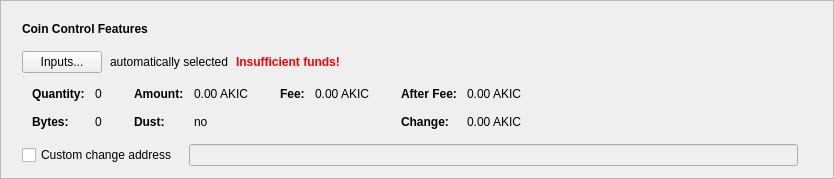
      <widget class="QFrame" name="frameCoinControl">
       <property name="sizePolicy">
        <sizepolicy hsizetype="Expanding" vsizetype="Fixed">
         <horstretch>0</horstretch>
         <verstretch>0</verstretch>
        </sizepolicy>
       </property>
       <property name="frameShape">
        <enum>QFrame::StyledPanel</enum>
       </property>
       <property name="frameShadow">
        <enum>QFrame::Raised</enum>
       </property>
       <layout class="QVBoxLayout" name="verticalLayout_2">
        <item>
         <layout class="QVBoxLayout" name="verticalLayoutCoinControl" stretch="0,0,0,0,0">
          <property name="spacing">
           <number>0</number>
          </property>
          <property name="sizeConstraint">
           <enum>QLayout::SetDefaultConstraint</enum>
          </property>
          <property name="leftMargin">
           <number>10</number>
          </property>
          <property name="topMargin">
           <number>10</number>
          </property>
          <item>
           <layout class="QHBoxLayout" name="horizontalLayoutCoinControl1">
            <property name="bottomMargin">
             <number>15</number>
            </property>
            <item>
             <widget class="QLabel" name="labelCoinControlFeatures">
              <property name="sizePolicy">
               <sizepolicy hsizetype="Preferred" vsizetype="Maximum">
                <horstretch>0</horstretch>
                <verstretch>0</verstretch>
               </sizepolicy>
              </property>
              <property name="font">
               <font>
                <weight>75</weight>
                <bold>true</bold>
               </font>
              </property>
              <property name="styleSheet">
               <string notr="true">font-weight:bold;</string>
              </property>
              <property name="text">
               <string>Coin Control Features</string>
              </property>
             </widget>
            </item>
           </layout>
          </item>
          <item>
           <layout class="QHBoxLayout" name="horizontalLayoutCoinControl2" stretch="0,0,0,0">
            <property name="spacing">
             <number>8</number>
            </property>
            <property name="bottomMargin">
             <number>10</number>
            </property>
            <item>
             <widget class="QPushButton" name="pushButtonCoinControl">
              <property name="styleSheet">
               <string notr="true"/>
              </property>
              <property name="text">
               <string>Inputs...</string>
              </property>
              <property name="autoDefault">
               <bool>false</bool>
              </property>
             </widget>
            </item>
            <item>
             <widget class="QLabel" name="labelCoinControlAutomaticallySelected">
              <property name="text">
               <string>automatically selected</string>
              </property>
              <property name="margin">
               <number>5</number>
              </property>
             </widget>
            </item>
            <item>
             <widget class="QLabel" name="labelCoinControlInsuffFunds">
              <property name="font">
               <font>
                <weight>75</weight>
                <bold>true</bold>
               </font>
              </property>
              <property name="styleSheet">
               <string notr="true">color:red;font-weight:bold;</string>
              </property>
              <property name="text">
               <string>Insufficient funds!</string>
              </property>
              <property name="margin">
               <number>5</number>
              </property>
             </widget>
            </item>
            <item>
             <spacer name="horizontalSpacerCoinControl">
              <property name="orientation">
               <enum>Qt::Horizontal</enum>
              </property>
              <property name="sizeHint" stdset="0">
               <size>
                <width>40</width>
                <height>1</height>
               </size>
              </property>
             </spacer>
            </item>
           </layout>
          </item>
          <item>
           <widget class="QWidget" name="widgetCoinControl" native="true">
            <property name="sizePolicy">
             <sizepolicy hsizetype="Preferred" vsizetype="Preferred">
              <horstretch>0</horstretch>
              <verstretch>0</verstretch>
             </sizepolicy>
            </property>
            <property name="minimumSize">
             <size>
              <width>0</width>
              <height>0</height>
             </size>
            </property>
            <property name="styleSheet">
             <string notr="true"/>
            </property>
            <layout class="QHBoxLayout" name="horizontalLayoutCoinControl5">
             <property name="leftMargin">
              <number>0</number>
             </property>
             <property name="topMargin">
              <number>0</number>
             </property>
             <property name="rightMargin">
              <number>0</number>
             </property>
             <property name="bottomMargin">
              <number>0</number>
             </property>
             <item>
              <layout class="QHBoxLayout" name="horizontalLayoutCoinControl3" stretch="0,0,0,1">
               <property name="spacing">
                <number>20</number>
               </property>
               <property name="topMargin">
                <number>0</number>
               </property>
               <property name="bottomMargin">
                <number>10</number>
               </property>
               <item>
                <layout class="QFormLayout" name="formLayoutCoinControl1">
                 <property name="horizontalSpacing">
                  <number>10</number>
                 </property>
                 <property name="verticalSpacing">
                  <number>14</number>
                 </property>
                 <property name="leftMargin">
                  <number>10</number>
                 </property>
                 <property name="topMargin">
                  <number>4</number>
                 </property>
                 <property name="rightMargin">
                  <number>6</number>
                 </property>
                 <item row="0" column="0">
                  <widget class="QLabel" name="labelCoinControlQuantityText">
                   <property name="font">
                    <font>
                     <weight>75</weight>
                     <bold>true</bold>
                    </font>
                   </property>
                   <property name="text">
                    <string>Quantity:</string>
                   </property>
                   <property name="margin">
                    <number>0</number>
                   </property>
                  </widget>
                 </item>
                 <item row="0" column="1">
                  <widget class="QLabel" name="labelCoinControlQuantity">
                   <property name="cursor">
                    <cursorShape>IBeamCursor</cursorShape>
                   </property>
                   <property name="contextMenuPolicy">
                    <enum>Qt::ActionsContextMenu</enum>
                   </property>
                   <property name="text">
                    <string notr="true">0</string>
                   </property>
                   <property name="margin">
                    <number>0</number>
                   </property>
                   <property name="textInteractionFlags">
                    <set>Qt::LinksAccessibleByMouse|Qt::TextSelectableByKeyboard|Qt::TextSelectableByMouse</set>
                   </property>
                  </widget>
                 </item>
                 <item row="1" column="0">
                  <widget class="QLabel" name="labelCoinControlBytesText">
                   <property name="font">
                    <font>
                     <weight>75</weight>
                     <bold>true</bold>
                    </font>
                   </property>
                   <property name="text">
                    <string>Bytes:</string>
                   </property>
                  </widget>
                 </item>
                 <item row="1" column="1">
                  <widget class="QLabel" name="labelCoinControlBytes">
                   <property name="cursor">
                    <cursorShape>IBeamCursor</cursorShape>
                   </property>
                   <property name="contextMenuPolicy">
                    <enum>Qt::ActionsContextMenu</enum>
                   </property>
                   <property name="text">
                    <string notr="true">0</string>
                   </property>
                   <property name="textInteractionFlags">
                    <set>Qt::LinksAccessibleByMouse|Qt::TextSelectableByKeyboard|Qt::TextSelectableByMouse</set>
                   </property>
                  </widget>
                 </item>
                </layout>
               </item>
               <item>
                <layout class="QFormLayout" name="formLayoutCoinControl2">
                 <property name="horizontalSpacing">
                  <number>10</number>
                 </property>
                 <property name="verticalSpacing">
                  <number>14</number>
                 </property>
                 <property name="leftMargin">
                  <number>6</number>
                 </property>
                 <property name="topMargin">
                  <number>4</number>
                 </property>
                 <property name="rightMargin">
                  <number>6</number>
                 </property>
                 <item row="0" column="0">
                  <widget class="QLabel" name="labelCoinControlAmountText">
                   <property name="font">
                    <font>
                     <weight>75</weight>
                     <bold>true</bold>
                    </font>
                   </property>
                   <property name="text">
                    <string>Amount:</string>
                   </property>
                   <property name="margin">
                    <number>0</number>
                   </property>
                  </widget>
                 </item>
                 <item row="0" column="1">
                  <widget class="QLabel" name="labelCoinControlAmount">
                   <property name="cursor">
                    <cursorShape>IBeamCursor</cursorShape>
                   </property>
                   <property name="contextMenuPolicy">
                    <enum>Qt::ActionsContextMenu</enum>
                   </property>
                   <property name="text">
                    <string notr="true">0.00 AKIC</string>
                   </property>
                   <property name="textInteractionFlags">
                    <set>Qt::LinksAccessibleByMouse|Qt::TextSelectableByKeyboard|Qt::TextSelectableByMouse</set>
                   </property>
                  </widget>
                 </item>
                 <item row="1" column="0">
                  <widget class="QLabel" name="labelCoinControlLowOutputText">
                   <property name="font">
                    <font>
                     <weight>75</weight>
                     <bold>true</bold>
                    </font>
                   </property>
                   <property name="text">
                    <string>Dust:</string>
                   </property>
                  </widget>
                 </item>
                 <item row="1" column="1">
                  <widget class="QLabel" name="labelCoinControlLowOutput">
                   <property name="cursor">
                    <cursorShape>IBeamCursor</cursorShape>
                   </property>
                   <property name="contextMenuPolicy">
                    <enum>Qt::ActionsContextMenu</enum>
                   </property>
                   <property name="text">
                    <string notr="true">no</string>
                   </property>
                   <property name="textInteractionFlags">
                    <set>Qt::LinksAccessibleByMouse|Qt::TextSelectableByKeyboard|Qt::TextSelectableByMouse</set>
                   </property>
                  </widget>
                 </item>
                </layout>
               </item>
               <item>
                <layout class="QFormLayout" name="formLayoutCoinControl3">
                 <property name="horizontalSpacing">
                  <number>10</number>
                 </property>
                 <property name="verticalSpacing">
                  <number>14</number>
                 </property>
                 <property name="leftMargin">
                  <number>6</number>
                 </property>
                 <property name="topMargin">
                  <number>4</number>
                 </property>
                 <property name="rightMargin">
                  <number>6</number>
                 </property>
                 <item row="0" column="0">
                  <widget class="QLabel" name="labelCoinControlFeeText">
                   <property name="font">
                    <font>
                     <weight>75</weight>
                     <bold>true</bold>
                    </font>
                   </property>
                   <property name="text">
                    <string>Fee:</string>
                   </property>
                   <property name="margin">
                    <number>0</number>
                   </property>
                  </widget>
                 </item>
                 <item row="0" column="1">
                  <widget class="QLabel" name="labelCoinControlFee">
                   <property name="cursor">
                    <cursorShape>IBeamCursor</cursorShape>
                   </property>
                   <property name="contextMenuPolicy">
                    <enum>Qt::ActionsContextMenu</enum>
                   </property>
                   <property name="text">
                    <string notr="true">0.00 AKIC</string>
                   </property>
                   <property name="textInteractionFlags">
                    <set>Qt::LinksAccessibleByMouse|Qt::TextSelectableByKeyboard|Qt::TextSelectableByMouse</set>
                   </property>
                  </widget>
                 </item>
                </layout>
               </item>
               <item>
                <layout class="QFormLayout" name="formLayoutCoinControl4">
                 <property name="horizontalSpacing">
                  <number>10</number>
                 </property>
                 <property name="verticalSpacing">
                  <number>14</number>
                 </property>
                 <property name="leftMargin">
                  <number>6</number>
                 </property>
                 <property name="topMargin">
                  <number>4</number>
                 </property>
                 <property name="rightMargin">
                  <number>6</number>
                 </property>
                 <item row="0" column="0">
                  <widget class="QLabel" name="labelCoinControlAfterFeeText">
                   <property name="font">
                    <font>
                     <weight>75</weight>
                     <bold>true</bold>
                    </font>
                   </property>
                   <property name="text">
                    <string>After Fee:</string>
                   </property>
                   <property name="margin">
                    <number>0</number>
                   </property>
                  </widget>
                 </item>
                 <item row="0" column="1">
                  <widget class="QLabel" name="labelCoinControlAfterFee">
                   <property name="cursor">
                    <cursorShape>IBeamCursor</cursorShape>
                   </property>
                   <property name="contextMenuPolicy">
                    <enum>Qt::ActionsContextMenu</enum>
                   </property>
                   <property name="text">
                    <string notr="true">0.00 AKIC</string>
                   </property>
                   <property name="textInteractionFlags">
                    <set>Qt::LinksAccessibleByMouse|Qt::TextSelectableByKeyboard|Qt::TextSelectableByMouse</set>
                   </property>
                  </widget>
                 </item>
                 <item row="1" column="0">
                  <widget class="QLabel" name="labelCoinControlChangeText">
                   <property name="font">
                    <font>
                     <weight>75</weight>
                     <bold>true</bold>
                    </font>
                   </property>
                   <property name="text">
                    <string>Change:</string>
                   </property>
                  </widget>
                 </item>
                 <item row="1" column="1">
                  <widget class="QLabel" name="labelCoinControlChange">
                   <property name="cursor">
                    <cursorShape>IBeamCursor</cursorShape>
                   </property>
                   <property name="contextMenuPolicy">
                    <enum>Qt::ActionsContextMenu</enum>
                   </property>
                   <property name="text">
                    <string notr="true">0.00 AKIC</string>
                   </property>
                   <property name="textInteractionFlags">
                    <set>Qt::LinksAccessibleByMouse|Qt::TextSelectableByKeyboard|Qt::TextSelectableByMouse</set>
                   </property>
                  </widget>
                 </item>
                </layout>
               </item>
              </layout>
             </item>
            </layout>
           </widget>
          </item>
          <item>
           <layout class="QHBoxLayout" name="horizontalLayoutCoinControl4" stretch="0,0,0">
            <property name="spacing">
             <number>12</number>
            </property>
            <property name="sizeConstraint">
             <enum>QLayout::SetDefaultConstraint</enum>
            </property>
            <property name="topMargin">
             <number>5</number>
            </property>
            <property name="rightMargin">
             <number>5</number>
            </property>
            <item>
             <widget class="QCheckBox" name="checkBoxCoinControlChange">
              <property name="toolTip">
               <string>If this is activated, but the change address is empty or invalid, change will be sent to a newly generated address.</string>
              </property>
              <property name="text">
               <string>Custom change address</string>
              </property>
             </widget>
            </item>
            <item>
             <widget class="QValidatedLineEdit" name="lineEditCoinControlChange">
              <property name="enabled">
               <bool>false</bool>
              </property>
              <property name="sizePolicy">
               <sizepolicy hsizetype="Expanding" vsizetype="Fixed">
                <horstretch>0</horstretch>
                <verstretch>0</verstretch>
               </sizepolicy>
              </property>
             </widget>
            </item>
            <item>
             <widget class="QLabel" name="labelCoinControlChangeLabel">
              <property name="sizePolicy">
               <sizepolicy hsizetype="Preferred" vsizetype="Expanding">
                <horstretch>0</horstretch>
                <verstretch>0</verstretch>
               </sizepolicy>
              </property>
              <property name="minimumSize">
               <size>
                <width>0</width>
                <height>0</height>
               </size>
              </property>
              <property name="text">
               <string/>
              </property>
              <property name="margin">
               <number>3</number>
              </property>
             </widget>
            </item>
           </layout>
          </item>
          <item>
           <spacer name="verticalSpacerCoinControl">
            <property name="orientation">
             <enum>Qt::Vertical</enum>
            </property>
            <property name="sizeType">
             <enum>QSizePolicy::Expanding</enum>
            </property>
            <property name="sizeHint" stdset="0">
             <size>
              <width>800</width>
              <height>1</height>
             </size>
            </property>
           </spacer>
          </item>
         </layout>
        </item>
       </layout>
      </widget>
